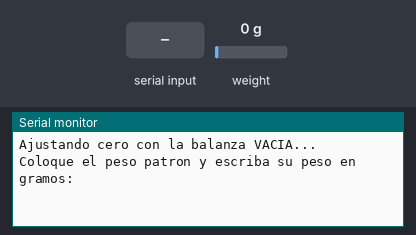
A sketch run on a simulated ESP32. On the bench: the last lines printed to the serial monitor. Inputs (shaded band) come from the test bench; at power-on: weight on the scale 0 g.

Above: at 4.4 s.
4.5 s: "90,45\n" received over Serial
At 8.9 s:
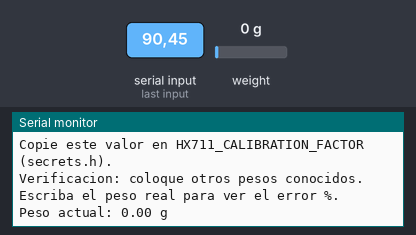
9.0 s: "30,150\n" received over Serial
At 11.8 s:
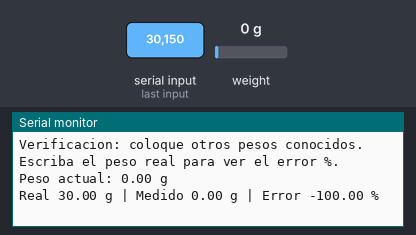
14.0 s: weight on the scale set to 1250 g
At 14.3 s:
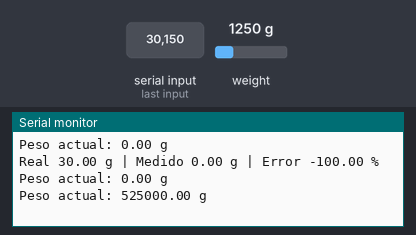

Measured:
- after the input at 4.5 s, the serial monitor: prints a new line after 3.0 s (image 1)
- after the input at 9.0 s, the serial monitor: prints a new line after 2.0 s (image 2)
- after the input at 14.0 s, the serial monitor: prints a new line at once (image 3)

The sketch:

calibracion_hx711.ino
```cpp
#include <HX711.h>

const uint8_t PIN_HX_DT = 16;
const uint8_t PIN_HX_SCK = 17;
HX711 balanza;
float factor = 0;
float pesoPatron = 0;

float leerNumero() {
  while (!Serial.available()) delay(50);
  float v = Serial.parseFloat();
  while (Serial.available()) Serial.read();
  return v;
}

void setup() {
  Serial.begin(115200);
  delay(500);
  balanza.begin(PIN_HX_DT, PIN_HX_SCK);
  if (!balanza.wait_ready_timeout(3000)) {
    Serial.println("HX711 no detectado. Revise conexiones.");
    while (true) delay(1000);
  }
  Serial.println("Ajustando cero con la balanza VACIA...");
  balanza.set_scale();
  balanza.tare(30);
  Serial.println("Coloque el peso patron y escriba su peso en gramos:");
  pesoPatron = leerNumero();
  if (pesoPatron <= 0) {
    Serial.println("Peso invalido. Reinicie el ESP32.");
    while (true) delay(1000);
  }
  long crudo = balanza.get_value(30);
  factor = (float)crudo / pesoPatron;
  balanza.set_scale(factor);
  Serial.printf("\nLectura cruda promedio: %ld\n", crudo);
  Serial.printf(">>> FACTOR DE CALIBRACION: %.6f <<<\n", factor);
  Serial.println("Copie este valor en HX711_CALIBRATION_FACTOR (secrets.h).");
  Serial.println("\nVerificacion: coloque otros pesos conocidos. Escriba el peso real para ver el error %.");
}

void loop() {
  if (Serial.available()) {
    float real = leerNumero();
    float medido = balanza.get_units(20);
    float error = real != 0 ? (medido - real) / real * 100.0f : 0;
    Serial.printf("Real %.2f g | Medido %.2f g | Error %.2f %%\n", real, medido, error);
  }
  static uint32_t t = 0;
  if (millis() - t > 2000) {
    t = millis();
    Serial.printf("Peso actual: %.2f g\n", balanza.get_units(10));
  }
}
```
